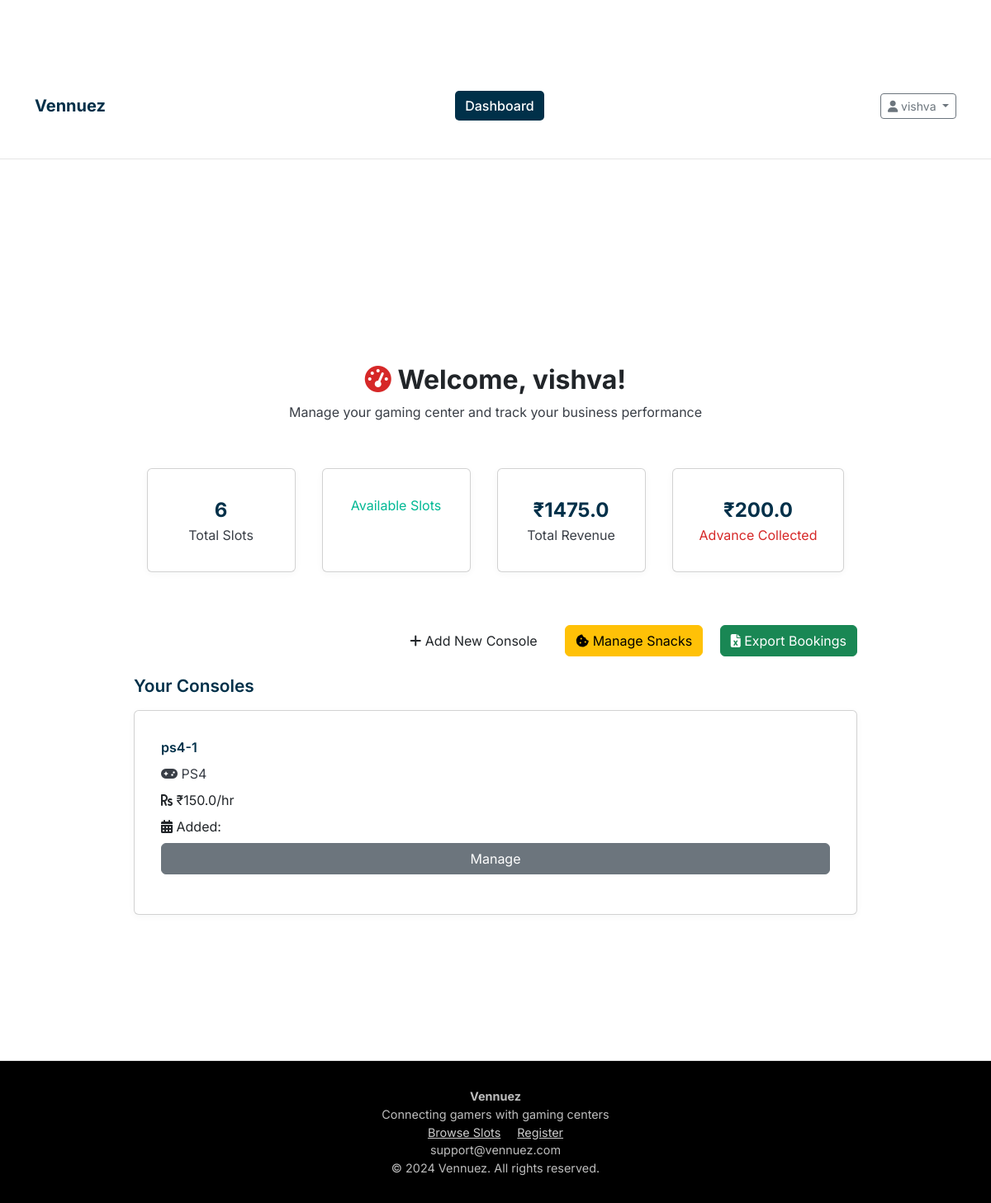
Screenshot of /dashboard (signed in) with the database file from the repository.
### models.py (models this page shows, shortened)
class Owner(UserMixin, db.Model):
    __tablename__ = 'owners'
    id = db.Column(db.Integer, primary_key=True)
    username = db.Column(db.String(80), unique=True, nullable=False)
    email = db.Column(db.String(120), unique=True, nullable=False)
    password_hash = db.Column(db.String(256), nullable=False)
    phone = db.Column(db.String(20), nullable=False)
    gaming_center_name = db.Column(db.String(200), nullable=False)
    address = db.Column(db.String(255), nullable=True)
    active = db.Column(db.Boolean, default=True)
    created_at = db.Column(db.DateTime, default=datetime.utcnow)
    latitude = db.Column(db.Float, nullable=True)
    longitude = db.Column(db.Float, nullable=True)
    google_maps_link = db.Column(db.String(500), nullable=True)
    amenities = db.Column(db.Text, nullable=True)  # Stored as JSON string
    venue_image1 = db.Column(db.String(500), nullable=True)
    venue_image2 = db.Column(db.String(500), nullable=True)
    venue_image3 = db.Column(db.String(500), nullable=True)
    venue_image4 = db.Column(db.String(500), nullable=True)
    images_uploaded = db.Column(db.Boolean, default=False)
    consoles = db.relationship('Console', backref='owner', lazy=True, cascade='all, delete-orphan')

class Console(db.Model):
    __tablename__ = 'consoles'
    id = db.Column(db.Integer, primary_key=True)
    name = db.Column(db.String(100), nullable=False)
    console_type = db.Column(db.String(50), nullable=False)
    hourly_rate = db.Column(db.Float, nullable=False)  # Rate per person per hour
    is_available = db.Column(db.Boolean, default=True)
    created_at = db.Column(db.DateTime, default=datetime.utcnow)
    owner_id = db.Column(db.Integer, db.ForeignKey('owners.id'), nullable=False)
    slots = db.relationship('TimeSlot', backref='console', lazy=True, cascade='all, delete-orphan')

### routes.py (the view)
@app.route('/dashboard')
@login_required
@venue_details_required
def dashboard():
    owner = Owner.query.get(current_user.id)
    consoles = Console.query.filter_by(owner_id=owner.id).all()
    total_slots = 0
    booked_slots = 0
    total_revenue = 0
    for console in consoles:
        slots = TimeSlot.query.filter_by(console_id=console.id).all()
        total_slots += len(slots)
        for slot in slots:
            if slot.is_booked:
                booked_slots += 1
                total_revenue += slot.total_amount
    stats = {
        'total_consoles': len(consoles),
        'total_slots': total_slots,
        'booked_slots': booked_slots,
        'total_revenue': total_revenue,
        'booking_rate': (booked_slots / total_slots * 100) if total_slots > 0 else 0,
        'advance_collected': sum(slot.advance_paid for console in consoles for slot in console.slots if slot.is_booked)
    }
    venue_details_complete = (owner.images_uploaded and
                              owner.google_maps_link and
                              owner.amenities)
    return render_template('dashboard.html', owner=owner, consoles=consoles, stats=stats, venue_details_complete=venue_details_complete)

### app.py (called while the page is built)
@login_manager.user_loader
def load_user(user_id):
    from models import Owner, User
    from flask import session
    user_type = session.get('user_type')
    if user_type == 'owner':
        return Owner.query.get(int(user_id))
    elif user_type == 'user':
        return User.query.get(int(user_id))
    return None

### routes.py (called while the page is built)
def venue_details_required(f):
    @wraps(f)
    def decorated_function(*args, **kwargs):
        if not current_user.is_authenticated or session.get('user_type') != 'owner':
            flash('You must be logged in as a venue owner to access this page.', 'error')
            return redirect(url_for('login'))
        if not isinstance(current_user, Owner):
            flash('You must be logged in as a venue owner to access this page.', 'error')
            return redirect(url_for('login'))
        if request.endpoint != 'dashboard' and not current_user.google_maps_link:
            flash('Please complete your venue details before accessing other features.', 'warning')
            return redirect(url_for('dashboard'))
        return f(*args, **kwargs)
    return decorated_function

### templates/dashboard.html (shortened to what this page needs)
{% extends "base.html" %}
{% block content %}
<section class="dashboard-page" style="padding: 2rem 0;">
    <div class="container" style="max-width: 900px;">
        <div class="page-header" style="margin-bottom: 2rem; text-align: center;">
            <h1 style="font-size: 2rem; font-weight: 700; margin-bottom: 0.5rem;">
                <i class="fas fa-tachometer-alt" style="color: var(--accent);"></i> Welcome, {{ owner.username }}!
            </h1>
            <p style="color: var(--secondary);">Manage your gaming center and track your business performance</p>
        </div>
        <div class="dashboard-stats" style="display: flex; flex-wrap: wrap; gap: 2rem; justify-content: center; margin-bottom: 2rem;">
            <div class="card" style="min-width: 180px; text-align: center;">
                <div style="font-size: 1.5rem; font-weight: 700; color: var(--primary);">{{ stats.total_slots }}</div>
                <div style="color: var(--secondary);">Total Slots</div>
            </div>
            <div class="card" style="min-width: 180px; text-align: center;">
                <div style="color: var(--success);">Available Slots</div>
            </div>
            <div class="card" style="min-width: 180px; text-align: center;">
                <div style="font-size: 1.5rem; font-weight: 700; color: var(--primary);">₹{{ stats.total_revenue }}</div>
                <div style="color: var(--secondary);">Total Revenue</div>
            </div>
            <div class="card" style="min-width: 180px; text-align: center;">
                <div style="font-size: 1.5rem; font-weight: 700; color: var(--primary);">₹{{ stats.advance_collected }}</div>
                <div style="color: var(--accent);">Advance Collected</div>
            </div>
        </div>
        <div style="text-align: right; margin-bottom: 1.5rem;">
            <a href="{{ url_for('add_console') }}" class="btn">
                <i class="fas fa-plus"></i> Add New Console
            </a>
            <a href="{{ url_for('manage_snacks') }}" class="btn btn-warning" style="margin-left: 1rem;">
                <i class="fas fa-cookie-bite"></i> Manage Snacks
            </a>
            <a href="{{ url_for('export_bookings') }}" class="btn btn-success" style="margin-left: 1rem;">
                <i class="fas fa-file-excel"></i> Export Bookings
            </a>
        </div>
        <div class="dashboard-consoles">
            <h2 style="font-size: 1.3rem; font-weight: 600; margin-bottom: 1rem; color: var(--primary);">Your Consoles</h2>
            <div style="display: flex; flex-wrap: wrap; gap: 2rem;">
                {% for console in consoles %}
                <div class="card" style="min-width: 220px; flex: 1 1 220px;">
                    <div style="font-weight: 600; color: var(--primary); margin-bottom: 0.5rem;">{{ console.name }}</div>
                    <div style="color: var(--secondary); margin-bottom: 0.5rem;"><i class="fas fa-gamepad"></i> {{ console.console_type }}</div>
                    <div style="margin-bottom: 0.5rem;"><i class="fas fa-rupee-sign"></i> ₹{{ console.hourly_rate }}/hr</div>
                    <div style="margin-bottom: 0.5rem;"><i class="fas fa-calendar-alt"></i> Added: {{ console.added_on }}</div>
                    <div style="margin-bottom: 1rem;">
                        <a href="{{ url_for('console_details', console_id=console.id) }}" class="btn btn-secondary" style="width: 100%;">Manage</a>
                    </div>
                </div>
                {% else %}
                <div style="color: var(--secondary); font-size: 1.1rem;">No consoles added yet.</div>
                {% endfor %}
            </div>
        </div>
    </div>
</section>
{% endblock %}

### templates/base.html (shortened to what this page needs)
<!DOCTYPE html>
<html lang="en">
<head>
  <link rel="stylesheet" href="{{ url_for('static', filename='css/main.css') }}">
  <link rel="stylesheet" href="https://cdnjs.cloudflare.com/ajax/libs/font-awesome/6.4.0/css/all.min.css" />
  <link href="https://cdn.jsdelivr.net/npm/bootstrap@5.3.0/dist/css/bootstrap.min.css" rel="stylesheet" />
</head>
<body>
  <nav class="navbar navbar-expand-md">
    <div class="container d-flex flex-wrap justify-content-between align-items-center">
      <a class="navbar-brand" href="{{ url_for('index') }}">Vennuez</a>
      <div class="d-none d-md-block mx-auto">
        {% if current_user.is_authenticated %}
          {% if session.user_type != 'owner' %}
            <a href="{{ url_for('user_dashboard') }}" class="nav-link {% if request.endpoint == 'user_dashboard' %}active{% endif %}">
              My Bookings
            </a>
          {% elif session.user_type == 'owner' %}
            <a href="{{ url_for('dashboard') }}" class="nav-link {% if request.endpoint == 'dashboard' %}active{% endif %}">
              Dashboard
            </a>
          {% endif %}
        {% endif %}
      </div>
      <div class="navbar-buttons">
        {% if current_user.is_authenticated %}
          <div class="dropdown">
            <button class="btn btn-outline-secondary dropdown-toggle btn-sm" data-bs-toggle="dropdown">
              <i class="fas fa-user"></i> {{ current_user.username }}
            </button>
          </div>
        {% endif %}
      </div>
    </div>
  </nav>
  <main class="container my-4">
    {% block content %}{% endblock %}
  </main>
  <footer class="footer">
    <div>
      <strong>Vennuez</strong><br />
      Connecting gamers with gaming centers<br />
      <a href="{{ url_for('available_slots') }}" style="color:#ccc; margin-right:1rem;">Browse Slots</a>
      <a href="{{ url_for('register') }}" style="color:#ccc;">Register</a><br />
      support@vennuez.com<br />
      &copy; 2024 Vennuez. All rights reserved.
    </div>
  </footer>
</body>
</html>

### static/css/main.css (style rules this page uses)
:root { --primary: #222831; --secondary: #393e46; --accent: #00adb5; --background: #fff; --text: #222831; --muted: #f5f6fa; --border: #e0e0e0; --success: #00b894; --danger: #e17055; }
* { margin: 0; padding: 0; box-sizing: border-box; }
html, body { height: 100%; overflow-x: hidden; }
body { font-family: 'Inter', Arial, sans-serif; background: var(--background); color: var(--text); min-height: 100vh; line-height: 1.6; }
.btn { background: var(--accent); color: #fff; border: none; border-radius: 4px; padding: 0.5rem 1.25rem; font-size: 1rem; font-weight: 500; cursor: pointer; transition: background 0.2s; outline: none; }
.btn-secondary { background: var(--secondary); color: #fff; }
.container { max-width: 1200px; margin: 0 auto; padding: 96px 1.5rem 2rem 1.5rem; }
.card { background: #fff; border-radius: 10px; box-shadow: 0 2px 8px rgba(34, 40, 49, 0.04); padding: 2rem; margin-bottom: 2rem; border: 1px solid var(--border); }
.btn { display: inline-flex; align-items: center; justify-content: center; padding: 0.75rem 1.5rem; border-radius: 0.25rem; font-weight: 500; cursor: pointer; transition: all 0.2s; border: none; }
h1, h2, h3, h4, h5 { color: var(--primary); font-weight: 700; margin-bottom: 1rem; }
.footer { background: var(--primary); color: #fff; text-align: center; padding: 2rem 1rem 1rem 1rem; margin-top: 3rem; border-top: 1px solid var(--border); }

### templates/base.html (style rules this page uses)
:root { --primary: #003049; --accent: #d62828; }
body { font-family: 'Inter', sans-serif; margin: 0; background: #fff; }
.navbar { background-color: white; padding: 0.75rem 1rem; border-bottom: 1px solid #e5e5e5; }
.navbar .nav-link { color: var(--primary); font-weight: 500; }
.navbar .nav-link:hover, .navbar .nav-link.active { background-color: var(--primary); color: #fff !important; border-radius: 5px; padding: 0.4rem 0.75rem; }
.navbar-brand { font-weight: bold; color: var(--primary) !important; }
.footer { background: #000; color: #bdbdbd; padding: 2rem; text-align: center; font-size: 0.9rem; }
.navbar-buttons { display: flex; align-items: center; gap: 0.75rem; }

### rows the page displays
Owner: username "vishva"
Console: name "ps4-1", console_type "PS4", hourly_rate "150.0"

### other values shown
{{ stats.total_slots }} "6"
{{ stats.total_revenue }} "1475.0"
{{ stats.advance_collected }} "200.0"
